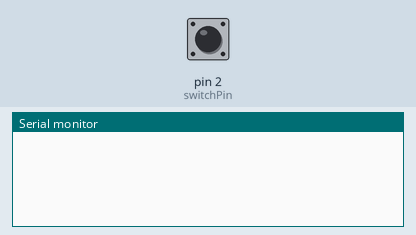
Simulated run of this sketch. Board: Arduino Uno, built with avr-gcc and run on an emulated ATmega328P. On the bench: the last lines printed to the serial monitor. Inputs (shaded band) come from the test bench; at power-on: pin 2 (switchPin) HIGH.

Above: at 1.2 s.
1.3 s: pin 2 (switchPin) pulsed LOW 2 times (0.12 s each, 0.3 s apart)
At 2.8 s:
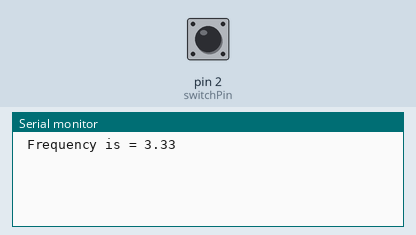
3.4 s: pin 2 (switchPin) pulled LOW for 0.15 s
At 4.2 s:
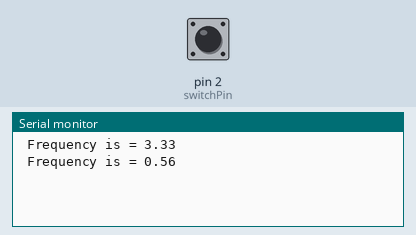
5.0 s: pin 2 (switchPin) pulled LOW for 1 s
At 5.4 s:
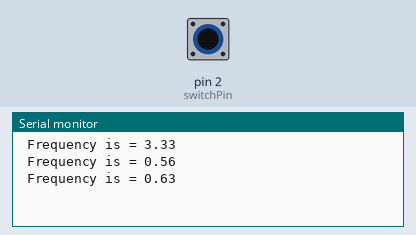
7.5 s: pin 2 (switchPin) pulled LOW for 0.15 s
At 8.5 s:
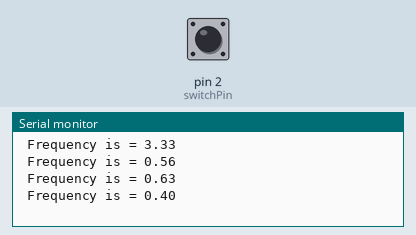
Timing chart, 0 to 10.1 s (numbered marks = the images above; inputs shaded):
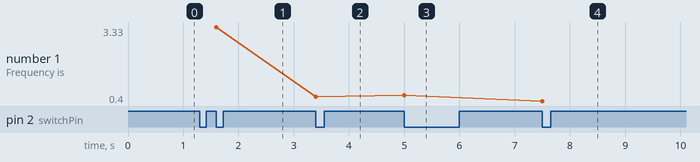

The sketch:

section_4_2.ino
```cpp
const int switchPin = 2; // the input pin
long startcount; // Store the first time value returned from millis
long duration; // Store the duratation of a period or part there of of the incoming signal
float frequency; // Store the calculated frequency in Hz
bool sameEdge = false;

int pinState = HIGH;

void setup()
{
  pinMode(switchPin, INPUT);
  Serial.begin(9600); //sets up communication wit the serial monitor
}

void loop() {
  pinState = digitalRead(switchPin); // Read the state of the pin and use it to determine where you are in the clock cycle

  if (pinState == LOW) {
    if (sameEdge == true){
      duration = millis() - startcount;
      frequency = 1000 / (float)duration;
      Serial.print(" Frequency is = ");
      Serial.println(frequency);
      sameEdge = false;
    }
    if (sameEdge == false){
      startcount = millis();
      while (pinState == LOW) {
        pinState = digitalRead(switchPin); // Read the state of the pin and use it to determine where you are in the clock cycle
      }
      sameEdge = true;
    }

  }
}
```

Measured:
- after the input at 1.3 s, the serial monitor: prints a new line after 0.30 s (image 1)
- after the input at 3.4 s, the serial monitor: prints a new line at once (image 2)
- after the input at 5.0 s, the serial monitor: prints a new line at once (image 3)
- after the input at 7.5 s, the serial monitor: prints a new line at once (image 4)
- plotted number 1: 3.33 → 0.56 after the input at 3.4 s, 0.56 → 0.63 after the input at 5.0 s, 0.63 → 0.4 after the input at 7.5 s
